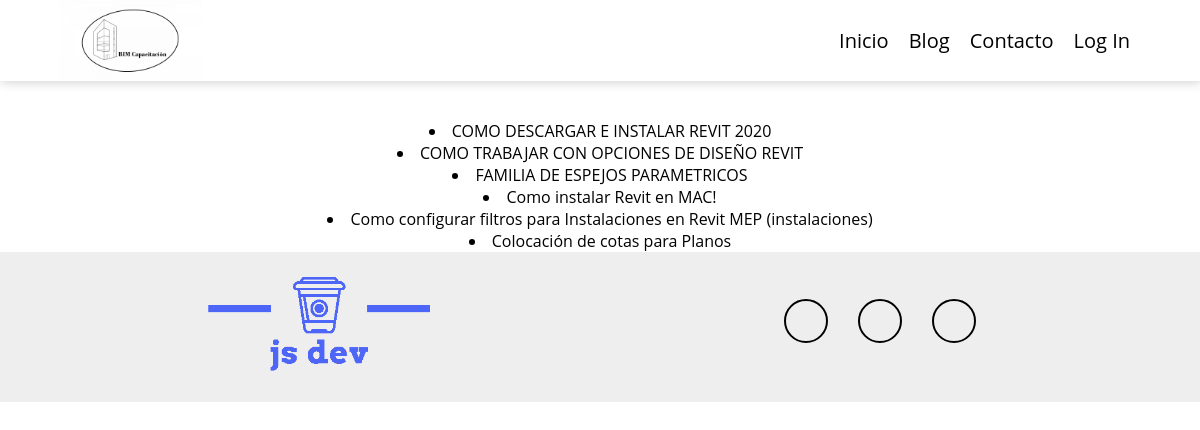
The page /search on the database as committed earlier.
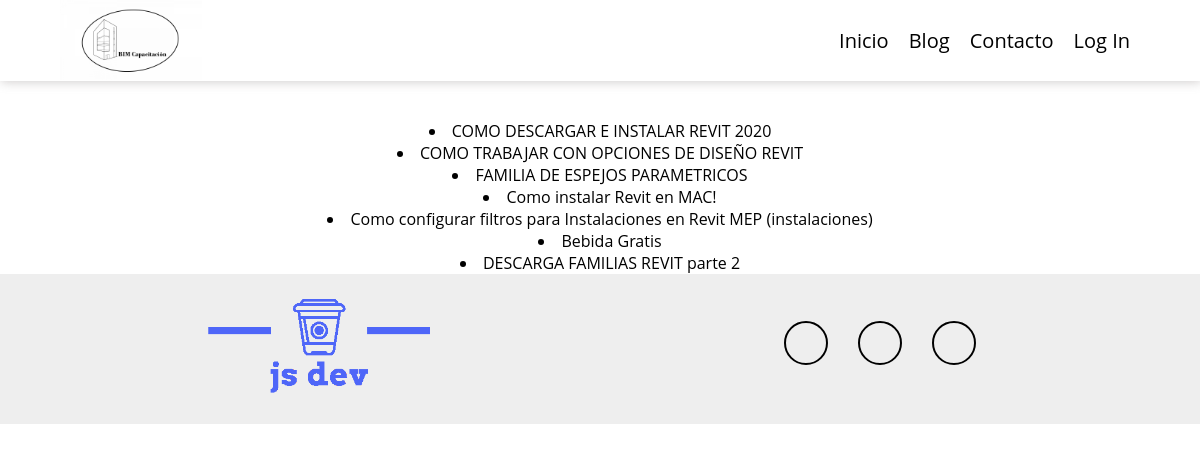
The same page on the database as committed later.
### posts/models.py (models this page shows, shortened)
class Post(models.Model):
    title = models.CharField(max_length=100)
    overview = models.TextField()
    content = RichTextUploadingField(blank=True, null=True)
    timestamp = models.DateTimeField(auto_now_add=True)
    author = models.ForeignKey(Author, on_delete=models.CASCADE, null=True, blank=True )
    thumbnail = models.ImageField(upload_to='media/post')
    categories = models.ManyToManyField(Category)
    featured = models.BooleanField(default=True)

### posts/views.py (the view)
# urls.py: path('search', search, name='search'),
def search(request):
    queryset = Post.objects.all()
    query = request.GET.get('q')
    if query:
        queryset = queryset.filter(
            Q(title__icontains=query) |
            Q(overview__icontains=query)
        ).distinct()
    context={
        'queryset':queryset
    }
    return render(request, 'search_results.html', context)

### templates/search_results.html
 {% extends 'base/base.html' %} {%load static%} {%block content%}
<main>
    <div class="blank-content"></div>
    <section class="container search-result">
        {%for result in queryset %}
        <li>
            <a href="{%url 'post' result.id %}">   {{result.title}} </a>
        </li>{% endfor %}
    </section>
</main>
{% endblock %}

Rows that differ between the two databases and show on the page:
removed Post: title "Colocación de cotas para Planos"
added Post: title "Bebida Gratis"
added Post: title "DESCARGA FAMILIAS REVIT parte 2"
